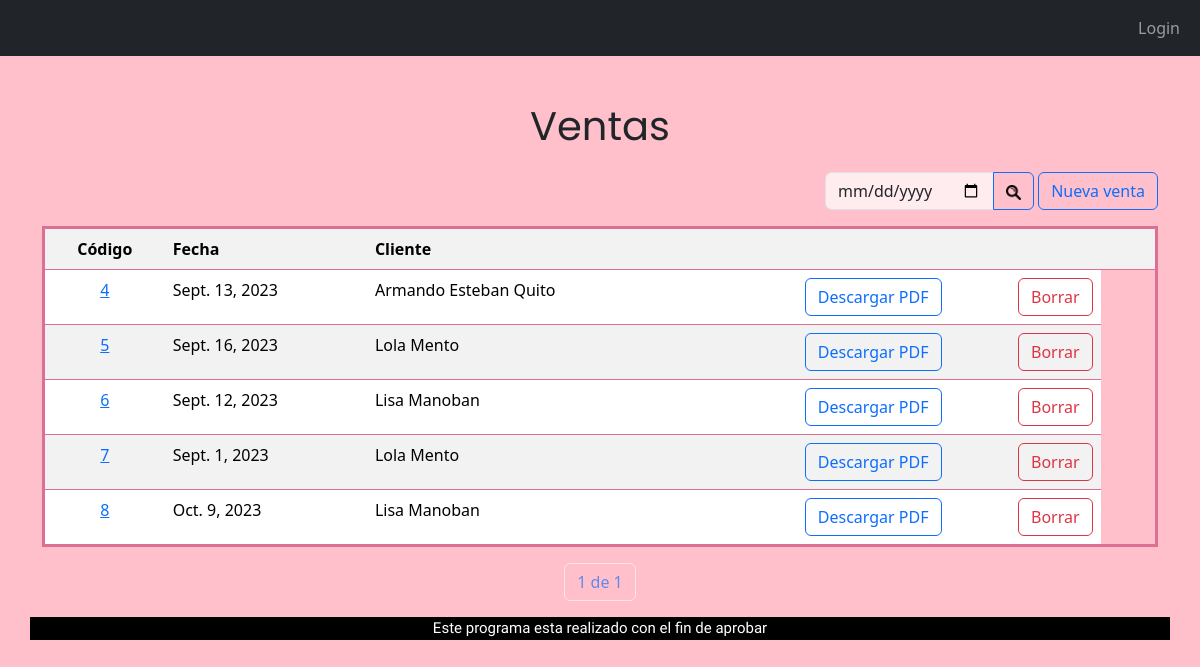
The app's page /tablaVentas/, older data.
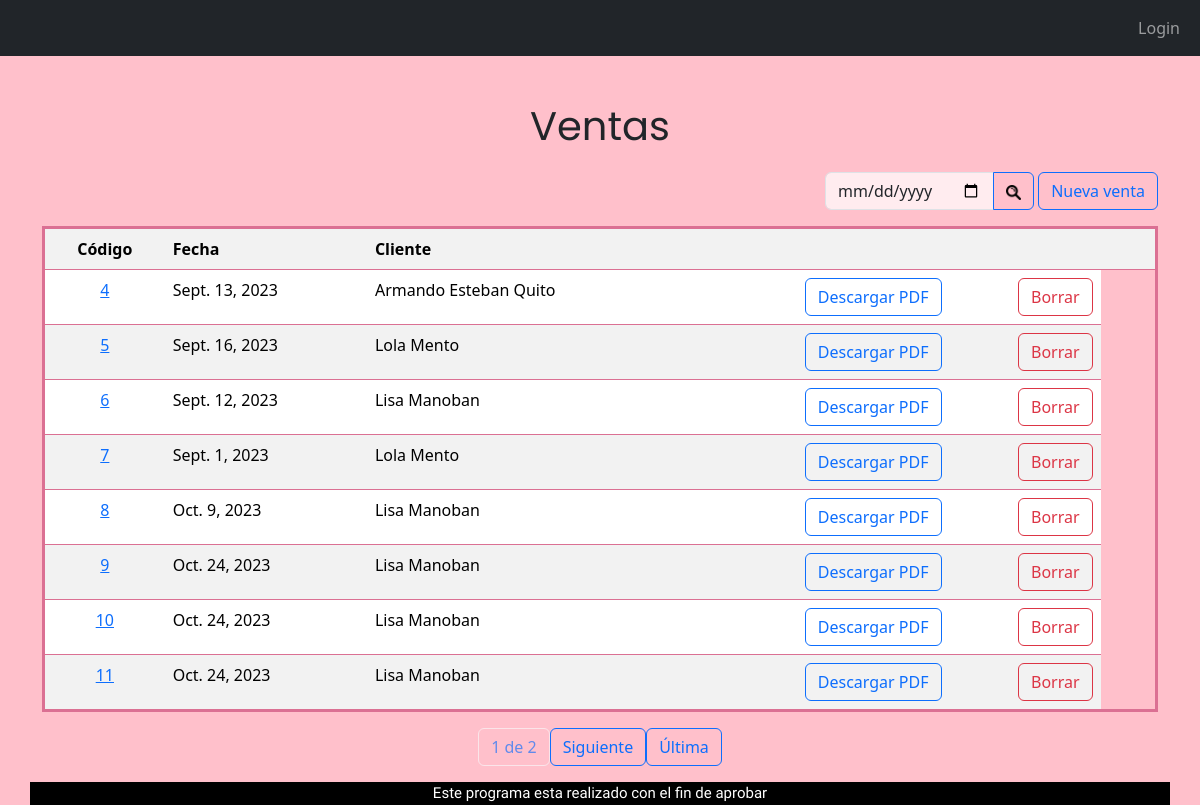
The same page, newer data.
### appRieVictoria/models.py (models this page shows)
class Ventas(models.Model):
    idEmpleado = models.ForeignKey(Empleados, on_delete=models.CASCADE,verbose_name="Empleado")
    idClientes = models.ForeignKey(Clientes, on_delete=models.CASCADE,verbose_name="Cliente")
    fecha = models.DateField(help_text="Fecha de venta",verbose_name="Fecha")
    articulos = models.ManyToManyField("Articulos" ,related_name='ventas_productos', through="ventaProd")
    tipoFactura =models.ForeignKey("tipoFactura", on_delete=models.CASCADE, default=1, verbose_name="Tipo de Factura")

class Clientes (models.Model):
    nombre = models.CharField(max_length=100, help_text= 'Nombre del cliente')
    direccion = models.CharField(max_length=100, help_text='Direccion del proveedor')
    DNI = models.PositiveBigIntegerField(help_text='Dni del cliente')
    telefono = models.PositiveBigIntegerField(help_text='Telefono del cliente')
    empleados = models.ManyToManyField("Empleados" ,related_name='clientes_relacionados', through="Ventas")
    def __str__(self) -> str:
        return str(self.nombre)

### appRieVictoria/views.py (the view)
# urls.py: path('tablaVentas/', views.TablaVentas.as_view(), name='Ventas'),
class TablaVentas(ListView):
    model = Ventas
    template_name = 'tablaVentas.html'
    context_object_name = 'Ventas'
    paginate_by = 8
    def get_queryset(self):
        query = self.request.GET.get('q', '')
        if not query:
            ventas = Ventas.objects.all()
        else:
            ventas = Ventas.objects.filter(fecha=query)
        return ventas
    def get_context_data(self, **kwargs):
        context = super().get_context_data(**kwargs)
        query = self.request.GET.get('q', '')
        context['query'] = query
        return context

### proyectoRieVictoria/templates/tablaVentas.html (shortened to what this page needs)
{% extends "base.html" %}
{% block content %}
<div class="nombreTablas">
    <p >Ventas</p>
</div>
<div class="row">
    <div class="col d-flex justify-content-end  mb-3">
        <form method="GET">
            <div class="input-group">
                <input type="date" class="form-control inputApagado" name="q" value="{{ query }}" placeholder="Fecha...">
                <button class="btn btn-outline-primary" type="submit"><img src="/static/img/search.png" alt="Lupa de búsqueda" width="15" height="15"></button>
            </div>
        </form>
    <a class="btn btn-outline-primary " href="/ventas/VentasNuevo{{ p.id}}">Nueva venta</a></td>
    </div>
</div>
<table style="border-style: solid; border-color: palevioletred;" class="table table-striped">
            <tr>
                <th class="centrado">Código</th>
                <th >Fecha</th>
                <th>Cliente</th>
                <th></th>
                <th></th>
                <th></th>
                <th></th>
            </tr>
            {% for p in Ventas %}
                <tr>
                    <td class="centrado"><a href="/ventas/VentasModif/{{ p.id }}">{{ p.id }}</a></td>
                    <td>{{p.fecha}}</td>
                    <td>{{p.idClientes}}</td>
                    <td>
                        <div class="d-flex justify-content-end ">
                            <a class="btn btn-outline-primary" href="/ventas/VentasPDF/{{ p.id }}">Descargar PDF</a>
                        </div>
                    </td>
                    <td>
                        <div class="d-flex justify-content-end ">
                            <a class="btn btn-outline-danger" href="/ventas/VentasBorrar/{{ p.id }}">Borrar</a>
                        </div>
                    </td>
                </tr>
                {% endfor %}
        </table>
        <div class="pagination justify-content-center">
            <span class="current-page btn btn-outline-light disabled text-primary mb-3">
                {{ page_obj.number }} de {{ page_obj.paginator.num_pages }}
            </span>
            {% if page_obj.has_next %}
                <a class="btn btn-outline-primary mb-3" href="?page={{ page_obj.next_page_number }}">
                    Siguiente
                </a>
                <a class="btn btn-outline-primary mb-3" href="?page={{ page_obj.paginator.num_pages }}">
                    Última
                </a>
            {% endif %}
        </div>
{% endblock %}

Row changes from the older to the newer data that the page shows:
added Ventas: id "9", fecha "Oct. 24, 2023", idClientes "Lisa Manoban"
added Ventas: id "10", fecha "Oct. 24, 2023", idClientes "Lisa Manoban"
added Ventas: id "11", fecha "Oct. 24, 2023", idClientes "Lisa Manoban"
Text that changed along with them:
{{ page_obj.paginator.num_pages }}: "1" → "2"
text now shown: "Siguiente Última"
